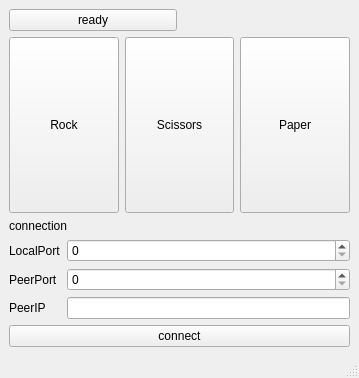
<?xml version="1.0" encoding="UTF-8"?>
<ui version="4.0">
 <class>PaperRockScissors</class>
 <widget class="QMainWindow" name="PaperRockScissors">
  <property name="geometry">
   <rect>
    <x>0</x>
    <y>0</y>
    <width>359</width>
    <height>378</height>
   </rect>
  </property>
  <property name="windowTitle">
   <string>PaperRockScissors</string>
  </property>
  <widget class="QWidget" name="centralwidget">
   <layout class="QGridLayout" name="gridLayout">
    <item row="0" column="0">
     <layout class="QVBoxLayout" name="verticalLayout">
      <item>
       <layout class="QHBoxLayout" name="horizontalLayout_3">
        <item>
         <widget class="QPushButton" name="ReadyBtn">
          <property name="text">
           <string>ready</string>
          </property>
         </widget>
        </item>
        <item>
         <widget class="QLabel" name="WinLoseLbl">
          <property name="text">
           <string/>
          </property>
         </widget>
        </item>
       </layout>
      </item>
      <item>
       <layout class="QHBoxLayout" name="horizontalLayout">
        <property name="sizeConstraint">
         <enum>QLayout::SizeConstraint::SetMaximumSize</enum>
        </property>
        <item>
         <widget class="QPushButton" name="RockBtn">
          <property name="sizePolicy">
           <sizepolicy hsizetype="Minimum" vsizetype="Expanding">
            <horstretch>0</horstretch>
            <verstretch>0</verstretch>
           </sizepolicy>
          </property>
          <property name="text">
           <string>Rock</string>
          </property>
         </widget>
        </item>
        <item>
         <widget class="QPushButton" name="ScissorsBtn">
          <property name="sizePolicy">
           <sizepolicy hsizetype="Minimum" vsizetype="Expanding">
            <horstretch>0</horstretch>
            <verstretch>0</verstretch>
           </sizepolicy>
          </property>
          <property name="text">
           <string>Scissors</string>
          </property>
         </widget>
        </item>
        <item>
         <widget class="QPushButton" name="PaperBtn">
          <property name="sizePolicy">
           <sizepolicy hsizetype="Minimum" vsizetype="Expanding">
            <horstretch>0</horstretch>
            <verstretch>0</verstretch>
           </sizepolicy>
          </property>
          <property name="text">
           <string>Paper</string>
          </property>
         </widget>
        </item>
       </layout>
      </item>
      <item>
       <layout class="QVBoxLayout" name="verticalLayout_3">
        <item>
         <widget class="QLabel" name="ConnectionLbl">
          <property name="text">
           <string>connection</string>
          </property>
         </widget>
        </item>
        <item>
         <layout class="QFormLayout" name="formLayout">
          <item row="1" column="0">
           <widget class="QLabel" name="label_3">
            <property name="text">
             <string>LocalPort</string>
            </property>
           </widget>
          </item>
          <item row="2" column="0">
           <widget class="QLabel" name="label_2">
            <property name="text">
             <string>PeerPort</string>
            </property>
           </widget>
          </item>
          <item row="3" column="0">
           <widget class="QLabel" name="label">
            <property name="text">
             <string>PeerIP</string>
            </property>
           </widget>
          </item>
          <item row="3" column="1">
           <widget class="QLineEdit" name="PeerIPLblEdit"/>
          </item>
          <item row="1" column="1">
           <widget class="QSpinBox" name="LocalPortSpinBox"/>
          </item>
          <item row="2" column="1">
           <widget class="QSpinBox" name="PeerPortSpinBox"/>
          </item>
         </layout>
        </item>
       </layout>
      </item>
      <item>
       <widget class="QPushButton" name="ConnectBtn">
        <property name="text">
         <string>connect</string>
        </property>
       </widget>
      </item>
     </layout>
    </item>
   </layout>
  </widget>
  <widget class="QMenuBar" name="menubar">
   <property name="geometry">
    <rect>
     <x>0</x>
     <y>0</y>
     <width>359</width>
     <height>21</height>
    </rect>
   </property>
  </widget>
  <widget class="QStatusBar" name="statusbar"/>
 </widget>
 <resources/>
 <connections/>
</ui>
